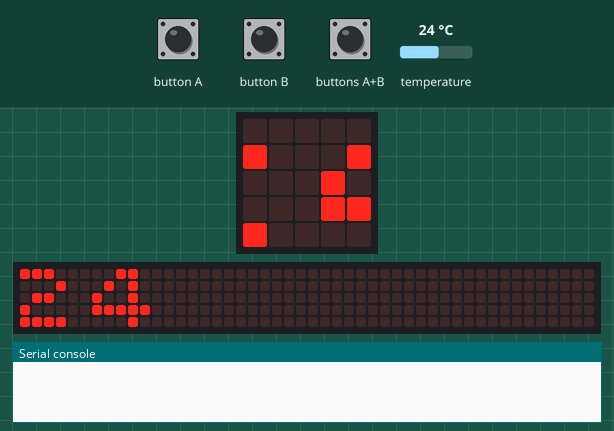
This program was run on a simulated BBC micro:bit (MakeCode). Parts: the board's 5×5 LED display, a strip that is not on the board, showing the scrolling text unrolled, the last lines printed to the serial console. Inputs (shaded band) come from the test bench; at power-on: temperature 24 °C. No radio messages arrive unless stated (any console line starting 'radio sent:' is added by the test bench); the 48×5 strip is a reading aid, not a part: it shows the text the display is scrolling, unrolled, one strip-width of it at a time.

Above: at 3.87 s.
3.9 s: button A pressed for 1.5 s
At 5.9 s:
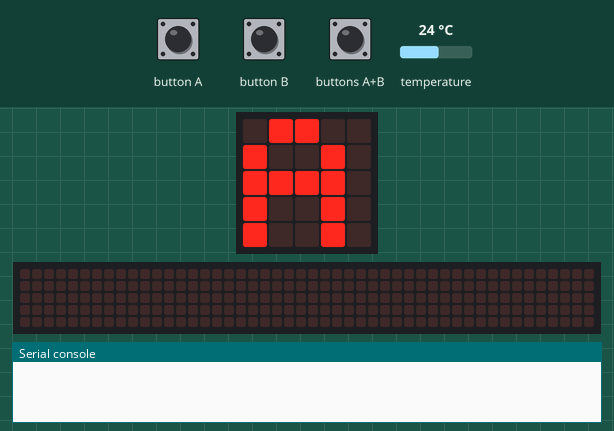
10.2 s: button B pressed for 1.5 s
At 12.1 s:
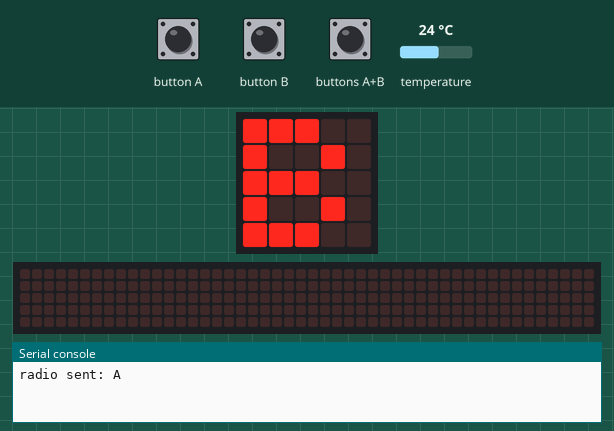
13.8 s: temperature set to 12 °C
At 15.17 s:
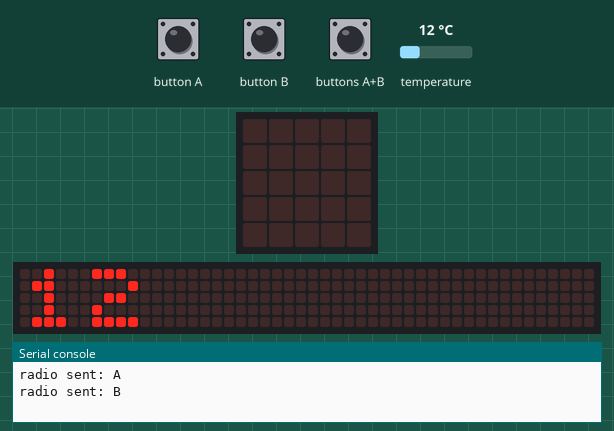
16.5 s: buttons A+B pressed for 1.5 s
At 18.58 s:
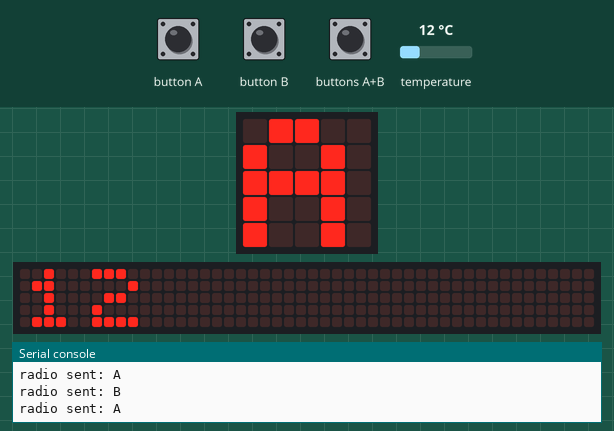
20.0 s: temperature set to 19 °C
At 21.38 s:
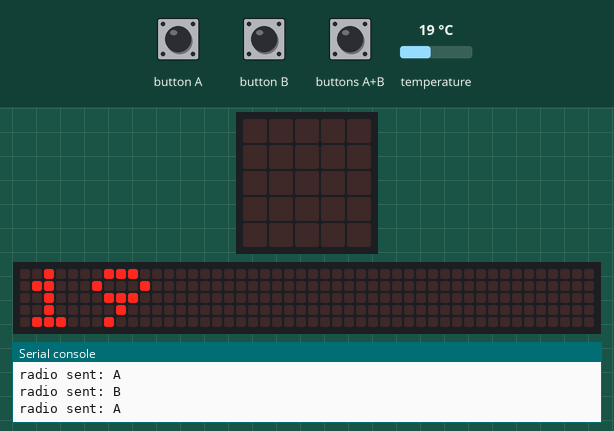
22.7 s: button A pressed for 1.5 s
At 24.8 s:
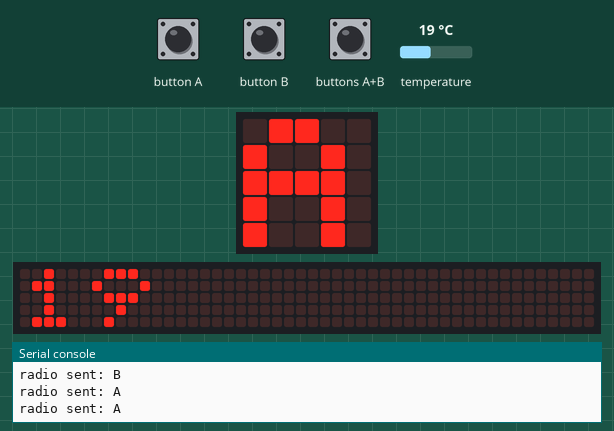

The program:

main.ts
```typescript
basic.showIcon(IconNames.Heart)
basic.pause(2000)
radio.setGroup(1)
basic.forever(function () {
    if (input.buttonIsPressed(Button.A)) {
        basic.showString("A")
        radio.sendString("A")
    } else if (input.buttonIsPressed(Button.B)) {
        basic.showString("B")
        radio.sendString("B")
    } else if (input.buttonIsPressed(Button.AB)) {
        basic.showString("A+B")
        radio.sendString("A+B")
    } else {
        basic.showString("" + (input.temperature()))
    }
})
```

test.ts
```typescript
// les tests vont ici ; cela ne sera pas compilé si ce paquet est utilisé en tant qu'extension.
```

Measured:
- after the input at 3.9 s, the display: first differs from a run without the input after 1.4 s (image 1)
- after the input at 10.2 s, the display: first differs from a run without the input after 1.3 s (image 2)
- after the input at 16.5 s, the display: first differs from a run without the input after 1.2 s (image 4 shows a later state)
- after the input at 22.7 s, the display: first differs from a run without the input after 1.3 s (image 6 shows a later state)
